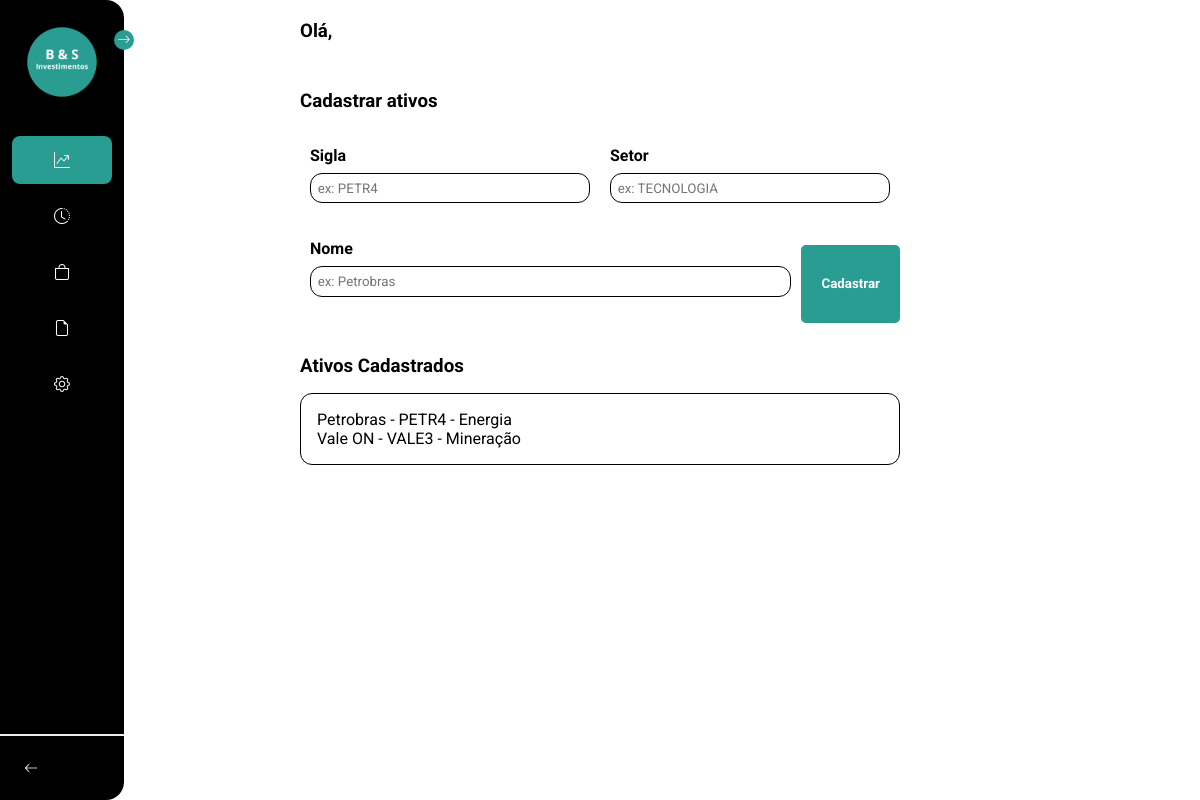
/Home, run on an earlier commit of the app's database.
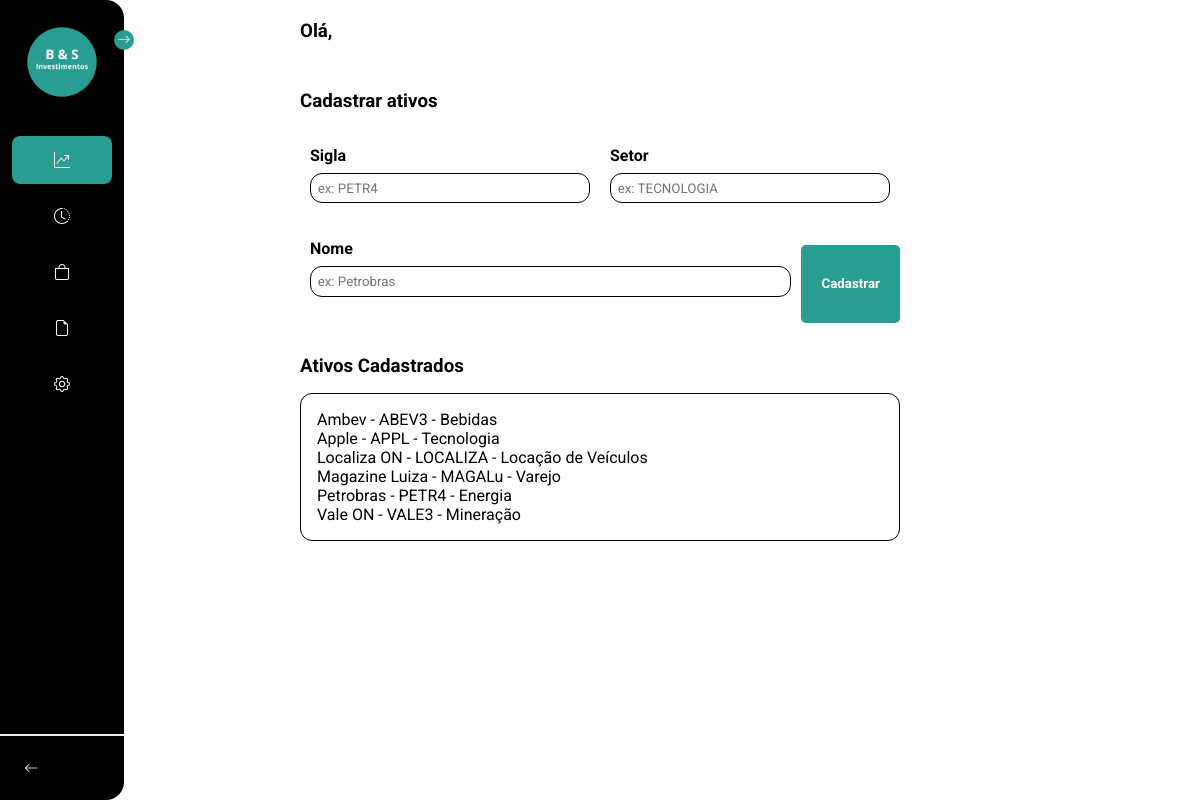
And on a later commit of the database.
### database.py (models this page shows)
class Ativos(db.Model):
    __tablename__ = 'ativos'
    id = db.Column(db.Integer, primary_key=True, autoincrement=True)
    nome = db.Column(db.String(255), nullable=False)
    sigla = db.Column(db.String(10), nullable=False)
    setor_id = db.Column(db.Integer, db.ForeignKey('setores.id_setor'), nullable=False)
    setor = db.relationship('Setores', back_populates='ativos')

class Setores(db.Model):
    __tablename__ = 'setores'
    id_setor = db.Column(db.Integer, primary_key=True, autoincrement=True)
    nome = db.Column(db.String(255), nullable=False)
    ativos = db.relationship('Ativos', back_populates='setor', lazy=True)

### Home/home.py (the view)
@Home_blueprint.route('/Home')
def pagina_home():
    ativos = Ativos.query.order_by(Ativos.nome)
    return render_template('Home/home.html', ativos=ativos)

### database.py (called while the page is built)
@event.listens_for(Engine, "connect")
def set_sqlite_pragma(dbapi_connection, connection_record):
    cursor = dbapi_connection.cursor()
    cursor.execute("PRAGMA foreign_keys=ON")
    cursor.close()

### templates/Home/home.html (shortened to what this page needs)
{% extends 'base.html' %}
{% block content %}
    <link rel="stylesheet" href="{{ url_for('static', filename='Styles/Home.css') }}">
    <main id="main">
        <header>
            <h3>Olá, </h3>
        </header>
        <div class="container">
            <h3>Cadastrar ativos</h3>
            <form id="form" action="{{ url_for('Home.insert_ativo') }}" method="POST">
                <div class="form-group">
                    <label for="ticker">Sigla</label>
                    <input type="text" id="itemInput" placeholder="ex: PETR4" name="sigla" required>
                </div>
                <div class="form-group">
                    <label for="setor">Setor</label>
                    <input type="text" id="itemInput" placeholder="ex: TECNOLOGIA" name="Setor" required>
                </div>
                <div class="form-group">
                    <label for="nome">Nome</label>
                    <input type="text" id="itemInput" placeholder="ex: Petrobras" name="nome" required>
                </div>
                <div class="btn_container">
                    <button class="btn-cadastrar-ativos" id="addItemButton" type="submit">Cadastrar</button>
                </div>
            </form>
        </div>
        <div class="container2">
            <h3>Ativos Cadastrados</h3>
            <div class="ativos_content">
                <ul id="itemList">
                    {% for ativo in ativos %}
                    <li>
                        {{ ativo.nome }} - {{ ativo.sigla }} - {{ ativo.setor.nome }}
                    </li>
                        {% endfor %}
                </ul>
            </div>
        </div>
    </main>
{% endblock %}

### templates/base.html (shortened to what this page needs)
<!DOCTYPE html>
<html lang="en">
<head>
     <link rel="stylesheet" href="https://cdn.jsdelivr.net/npm/bootstrap-icons@1.3.0/font/bootstrap-icons.css">
     <link rel="stylesheet" href="{{ url_for('static', filename='Styles/menuBase.css') }}">
</head>
<body>
    <nav id="sidebar">
        <div id="sidebar_content">
            <div class="Logo">
                <img src="{{ url_for('static', filename='img/logomarca.png') }}" alt="Logo marca">
            </div>
            <ul id="side_items">
                <li class="side-item active">
                    <a href="#">
                        <i class="bi bi-graph-up"></i>
                    </a>
                </li>
                <li class="side-item">
                    <a href="#">
                        <i class="bi bi-clock-history"></i>
                    </a>
                </li>
                <li class="side-item">
                    <a href="#">
                        <i class="bi bi-bag"></i>
                    </a>
                </li>
                <li class="side-item">
                    <a href="#">
                        <i class="bi bi-file-earmark"></i>
                    </a>
                </li>
                <li class="side-item">
                    <a href="#">
                        <i class="bi bi-gear"></i>
                    </a>
                </li>
            </ul>
            <button id="open_btn">
                <i id="open_btn_icon" class="bi bi-arrow-right"></i>
            </button>
        </div>
        <div id="logout">
            <button id="logout_btn" >
                <i class="bi bi-arrow-left"></i>
            </button>
        </div>
    </nav>
    <main id="main">
        {% block content %}
        {% endblock %}
    </main>
</body>
</html>

### Static/Styles/menuBase.css (style rules this page uses)
* { margin: 0; padding: 0; box-sizing: border-box; font-family: 'Roboto', sans-serif; }
body { display: flex; min-height: 100vh; background-color: #fff; }
#sidebar { display: flex; flex-direction: column; justify-content: space-between; background-color: #000; height: 100vh; border-radius: 0px 18px 18px 0px; position: relative; transition: all .5s; min-width: 82px; z-index: 2; }
#sidebar_content { padding: 12px; }
#side_items { display: flex; flex-direction: column; gap: 8px; list-style: none; }
.side-item { border-radius: 8px; padding: 14px; cursor: pointer; }
.side-item.active { background-color: #299d91; }
.side-item a { text-decoration: none; display: flex; align-items: center; justify-content: center; color: #fff; font: bold; }
.side-item.active a { color: #ededed; }
.side-item a i { display: flex; align-items: center; justify-content: center; width: 20px; height: 20px; }
#logout { border-top: 2px solid #ededed; padding: 12px; }
#logout i { color: #ededed; }
#logout_btn { border: none; padding: 12px; font-size: 14px; display: flex; gap: 20px; align-items: center; border-radius: 8px; text-align: start; cursor: pointer; background-color: transparent; }
#open_btn { position: absolute; top: 30px; right: -10px; background-color: #299d91; color: #e3e9f7; border-radius: 100%; width: 20px; height: 20px; border: none; cursor: pointer; }
#open_btn_icon { transition: transform .3s ease; }
.Logo { display: flex; justify-content: center; align-items: center; margin-bottom: 24px; }
.Logo img { width: 100px; height: 100px; object-fit: cover; }

### Static/Styles/home.css (style rules this page uses)
main { padding: 10px; position: fixed; z-index: 1; padding-left: calc(130px + 20px); transition: margin-left 0.5s ease; }
.container { max-width: 600px; margin: 0 auto; margin-top: 3rem; }
.container h3 { margin-bottom: 1.5rem; }
form { display: flex; flex-wrap: wrap; justify-content: space-between; }
.form-group { flex: 1 1 45%; margin-bottom: 1em; padding: 10px; }
.form-group label { display: block; font-weight: bold; margin-bottom: 0.5em; }
.form-group input { width: 100%; padding: 0.5em; border-radius: 12px; border: 1px solid #000; box-sizing: border-box; }
.btn_container { display: flex; justify-content: center; margin-top: 1em; }
.btn-cadastrar-ativos { background-color: #299d91; color: white; padding: 10px 20px; border: none; border-radius: 5px; cursor: pointer; text-align: center; font-weight: bold; }
.container2 { max-width: 600px; margin: 0 auto; margin-top: 2rem; }
.ativos_content { max-width: 100%; border: 1px solid #000; padding: 1rem; border-radius: 12px; margin-top: 1rem; overflow-y: scroll; }
.ativos_content li { list-style-type: none; }

What changed in the data, as far as the page shows it:
added Ativos: nome "Ambev", sigla "ABEV3", setor.nome "Bebidas"
added Ativos: nome "Apple", sigla "APPL", setor.nome "Tecnologia"
added Ativos: nome "Localiza ON", sigla "LOCALIZA", setor.nome "Locação de Veículos"
added Ativos: nome "Magazine Luiza", sigla "MAGALu", setor.nome "Varejo"
